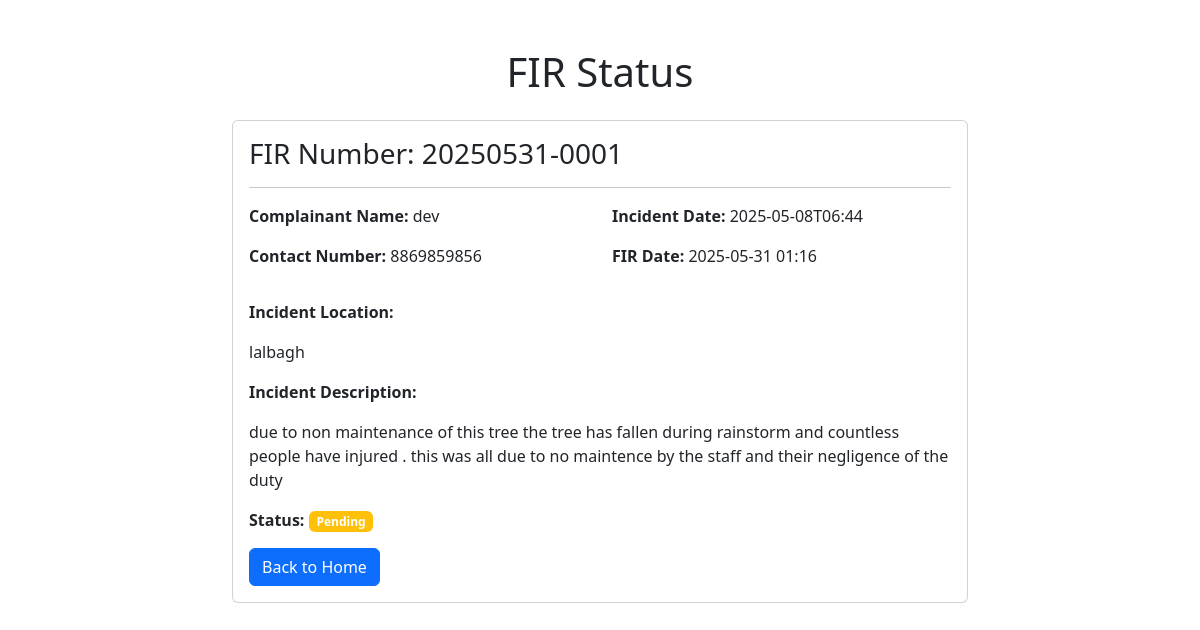
/fir_status/20250531-0001, run on the app's committed database.
### app.py (models this page shows, shortened)
class FIR(db.Model):
    id = db.Column(db.Integer, primary_key=True)
    complainant_name = db.Column(db.String(100), nullable=False)
    complainant_contact = db.Column(db.String(20), nullable=False)
    incident_date = db.Column(db.String(20), nullable=False)
    incident_location = db.Column(db.String(200), nullable=False)
    incident_description = db.Column(db.Text, nullable=False)
    registration_date = db.Column(db.DateTime, default=datetime.utcnow)
    status = db.Column(db.String(20), default='Pending')
    fir_number = db.Column(db.String(20), unique=True)

### app.py (the view)
@app.route('/fir_status/<fir_number>')
def fir_status(fir_number):
    fir = FIR.query.filter_by(fir_number=fir_number).first()
    if fir:
        return render_template('fir_status.html', fir=fir)
    flash('FIR not found. Please check the FIR number.', 'danger')
    return redirect(url_for('home'))

### templates/fir_status.html (shortened to what this page needs)
<!DOCTYPE html>
<html lang="en">
<head>
    <link href="https://cdn.jsdelivr.net/npm/bootstrap@5.3.0/dist/css/bootstrap.min.css" rel="stylesheet">
</head>
<body>
    <div class="container mt-5">
        <h1 class="text-center mb-4">FIR Status</h1>
        <div class="row">
            <div class="col-md-8 offset-md-2">
                <div class="card">
                    <div class="card-body">
                        <h3 class="card-title">FIR Number: {{ fir.fir_number }}</h3>
                        <hr>
                        <div class="row mb-3">
                            <div class="col-md-6">
                                <p><strong>Complainant Name:</strong> {{ fir.complainant_name }}</p>
                                <p><strong>Contact Number:</strong> {{ fir.complainant_contact }}</p>
                            </div>
                            <div class="col-md-6">
                                <p><strong>Incident Date:</strong> {{ fir.incident_date }}</p>
                                <p><strong>FIR Date:</strong> {{ fir.registration_date.strftime('%Y-%m-%d %H:%M') }}</p>
                            </div>
                        </div>
                        <div class="mb-3">
                            <p><strong>Incident Location:</strong></p>
                            <p>{{ fir.incident_location }}</p>
                        </div>
                        <div class="mb-3">
                            <p><strong>Incident Description:</strong></p>
                            <p>{{ fir.incident_description }}</p>
                        </div>
                        <div class="mb-3">
                            <p><strong>Status:</strong> <span class="badge bg-{{ 'success' if fir.status == 'Resolved' else 'warning' }}">{{ fir.status }}</span></p>
                        </div>
                        <a href="{{ url_for('home') }}" class="btn btn-primary">Back to Home</a>
                    </div>
                </div>
            </div>
        </div>
    </div>
</body>
</html>

### data on the page
FIR: fir_number "20250531-0001", complainant_name "dev", complainant_contact "8869859856", incident_date "2025-05-08T06:44", registration_date "2025-05-31 01:16", incident_location "lalbagh", incident_description "due to non maintenance of this tree the tree has fallen during rainstorm and countless people have injured . this was all due to no maintence by the staff and their negligence of the duty", status "Pending"
